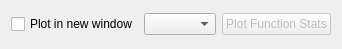
              <widget class="QWidget" name="page_5">
               <property name="geometry">
                <rect>
                 <x>0</x>
                 <y>0</y>
                 <width>311</width>
                 <height>49</height>
                </rect>
               </property>
               <attribute name="label">
                <string>● Function statistics</string>
               </attribute>
               <layout class="QGridLayout" name="gridLayout_20">
                <item row="0" column="1">
                 <widget class="QComboBox" name="comboBox_overview_func_list"/>
                </item>
                <item row="0" column="2">
                 <widget class="QPushButton" name="pushButton_overview_func_plot">
                  <property name="enabled">
                   <bool>false</bool>
                  </property>
                  <property name="sizePolicy">
                   <sizepolicy hsizetype="Fixed" vsizetype="Fixed">
                    <horstretch>0</horstretch>
                    <verstretch>0</verstretch>
                   </sizepolicy>
                  </property>
                  <property name="text">
                   <string>Plot Function Stats</string>
                  </property>
                 </widget>
                </item>
                <item row="0" column="0">
                 <widget class="QCheckBox" name="checkBox_overview_func_plot_new_window">
                  <property name="text">
                   <string>Plot in new window</string>
                  </property>
                 </widget>
                </item>
                <item row="1" column="0" colspan="3">
                 <layout class="QVBoxLayout" name="verticalLayout_overview_func"/>
                </item>
               </layout>
              </widget>
